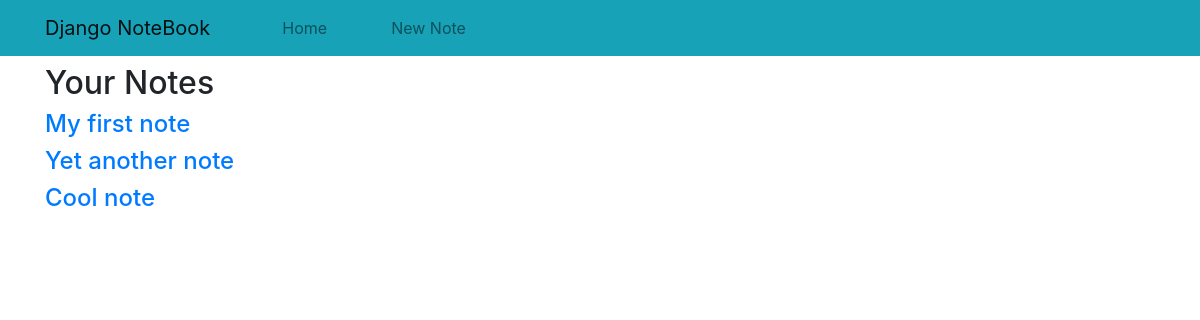
The app's page /, older data.
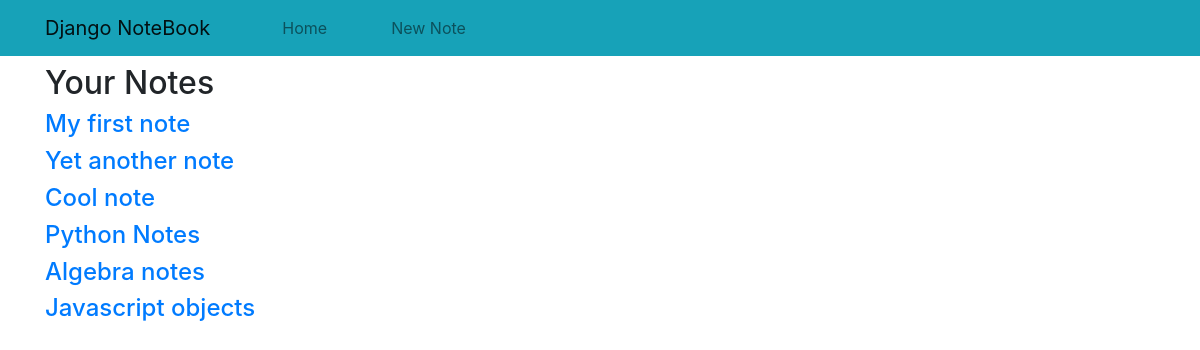
The same page, newer data.
### notes/models.py (models this page shows, shortened)
class Note(models.Model):
    title = models.CharField(max_length=120, unique=True)
    content = models.TextField()
    created = models.DateTimeField(auto_now_add=True)
    updated = models.DateTimeField(auto_now=True)
    def get_absolute_url(self):
        return reverse('note_detail', kwargs={'id': self.id})

### notes/views.py (the view)
# urls.py: 2. Add a URL to urlpatterns:  path('', views.home, name='home')
def home(request):
    notes = Note.objects.all()
    return render(request, 'home.html', {'notes': notes})

### notes/templates/home.html
{% extends 'base.html' %}
{% block content %}
    <h2>Your Notes</h2>
    {% for note in notes %}
        <h4><a href="{{ note.get_absolute_url }}">{{ note.title }}</a></h4>
    {% endfor %}
{% endblock %}

### notes/templates/base.html (shortened to what this page needs)
{% load static %}
<!DOCTYPE html>
<html lang="en">
<head>
    <link rel="stylesheet" href="{% static 'css/bootstrap.min.css' %}">
</head>
<body>
    {% include 'header.html' %}
    <div class="container">
        {% block content %}{% endblock %}
    </div>
</body>
</html>

### notes/templates/header.html (shortened to what this page needs)
<header class="pb-2">
    <nav class="navbar navbar-expand-lg navbar-light bg-info">
        <div class="container">
                <a class="navbar-brand" href="#">Django NoteBook</a>
                <div class="collapse navbar-collapse" id="navbarSupportedContent">
                    <ul class="navbar-nav mr-auto">
                        <li class="nav-item ml-md-5">
                            <a class="nav-link" href="/">Home</a>
                        </li>
                        <li class="nav-item ml-md-5">
                            <a class="nav-link" href="{% url 'add_note' %}">New Note</a>
                        </li>
                    </ul>
                </div>
        </div>
    </nav>
</header>

Row changes from the older to the newer data that the page shows:
added Note: title "Python Notes"
added Note: title "Algebra notes"
added Note: title "Javascript objects"
